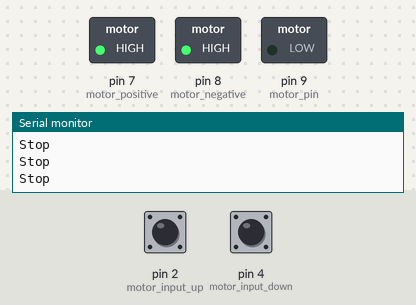
The sketch below on a simulated Arduino Uno, built with avr-gcc and run on an emulated ATmega328P. On the bench: switched loads named in the sketch (green lamp = pin HIGH), the last lines printed to the serial monitor. The inputs (shaded band) are chosen by the test bench; at power-on: pin 2 (motor_input_up) HIGH, pin 4 (motor_input_down) HIGH.

Above: at 1.2 s.
1.3 s: pin 2 (motor_input_up) pulled LOW for 0.15 s
At 1.45 s:
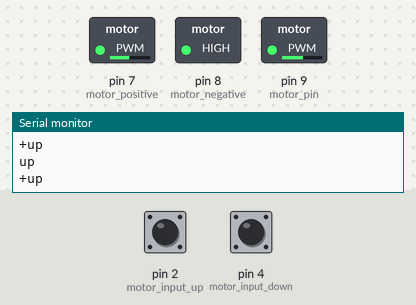
2.9 s: pin 4 (motor_input_down) pulled LOW for 0.15 s
At 4.2 s:
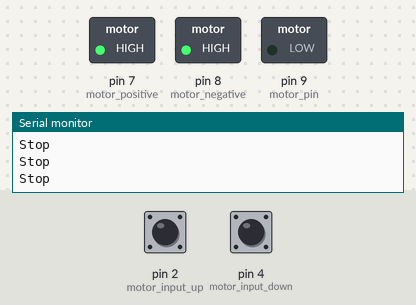
4.5 s: pin 2 (motor_input_up) pulled LOW for 1 s
At 5.53 s:
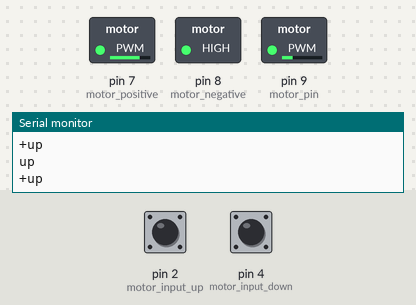
7.5 s: pin 4 (motor_input_down) pulled LOW for 3.2 s
At 8.2 s:
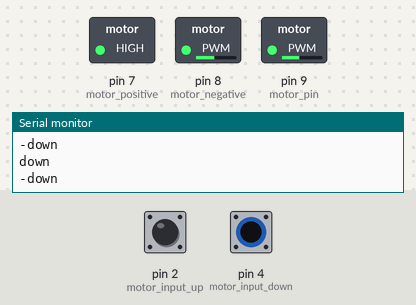
Timing chart, 0 to 12.2 s (numbered marks = the images above; inputs shaded):
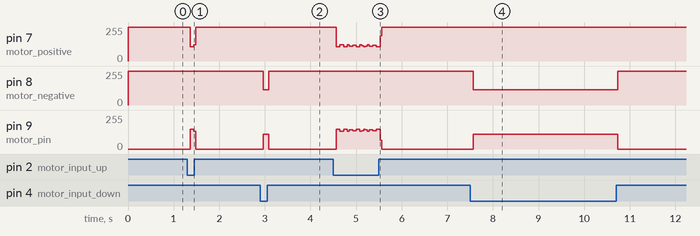

Measured:
- after the input at 1.3 s, pin 7 (motor_positive): 255/255 → 106/255 after 0.06 s, → 255/255 0.08 s later; pin 9 (motor_pin): 0/255 → 149/255 after 0.06 s, → 0/255 0.08 s later
- after the input at 2.9 s, pin 8 (motor_negative): 255/255 → 116/255 after 0.07 s, → 255/255 0.12 s later; pin 9 (motor_pin): 0/255 → 109/255 after 0.07 s, → 0/255 0.12 s later
- after the input at 7.5 s, pin 8 (motor_negative): 255/255 → 116/255 after 0.07 s, → 255/255 3.2 s later; pin 9 (motor_pin): 0/255 → 109/255 after 0.07 s, → 0/255 3.2 s later

The sketch:

ugrow_motor_code_v_1.0.ino
```cpp
int motor_positive = 7;
int motor_negative = 8;
int motor_pin = 9;
int motor_speed = 200;
int motor_input_up = 2;
int motor_input_down = 4;


char c;
void setup() {
  Serial.begin(9600);
  pinMode(motor_positive,OUTPUT);
  pinMode(motor_negative,OUTPUT);
  pinMode(motor_pin,OUTPUT);
  pinMode(motor_input_up,INPUT_PULLUP);
  pinMode(motor_input_down,INPUT_PULLUP);
}

void loop() {
  if(digitalRead(motor_input_up) == LOW)
  {
    motor_up();
    Serial.println("up");
  }
  else if(digitalRead(motor_input_down) == LOW)
  {
    motor_down();
    Serial.println("down");
  }
  else{
    stop_motor();
    Serial.println("Stop");
  }


}
void motor_up()
{
  digitalWrite(motor_positive,LOW);
  digitalWrite(motor_negative,HIGH);
  run_motor(255);
  Serial.println("+up");
  stop_motor();
}
void motor_down()
{
  digitalWrite(motor_positive,HIGH);
  digitalWrite(motor_negative,LOW);
  run_motor(200);
  Serial.println("-down");
  stop_motor();

}
void run_motor(int speed_of_motor)
{
  analogWrite(motor_pin,speed_of_motor);
  //delay(50);

}
void stop_motor()
{
  digitalWrite(motor_positive,HIGH);
  digitalWrite(motor_negative,HIGH);
  analogWrite(motor_pin,0);
}
```
